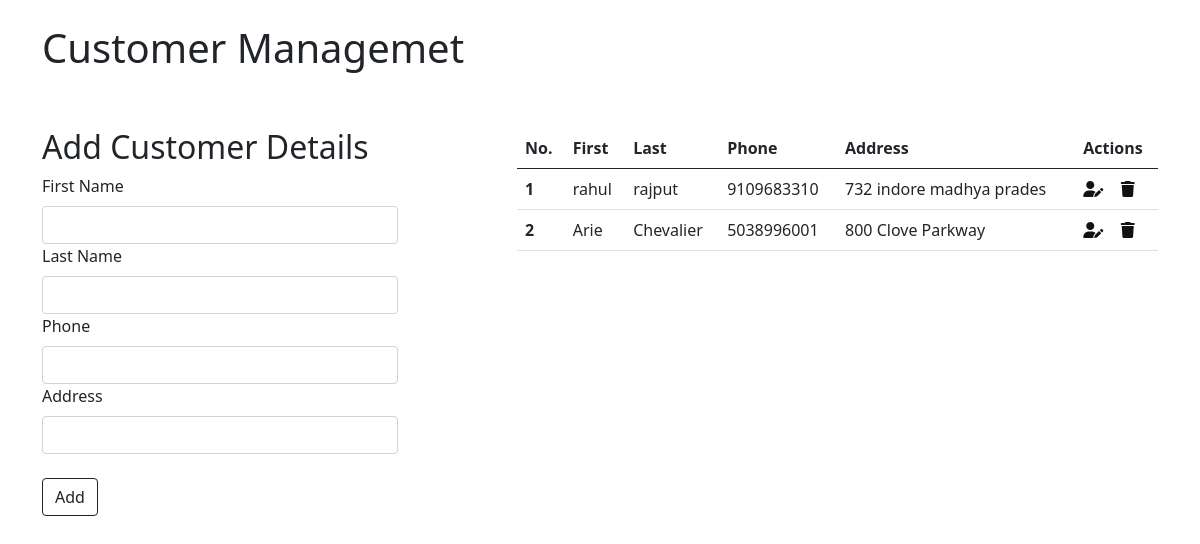
Before: / with the older database file.
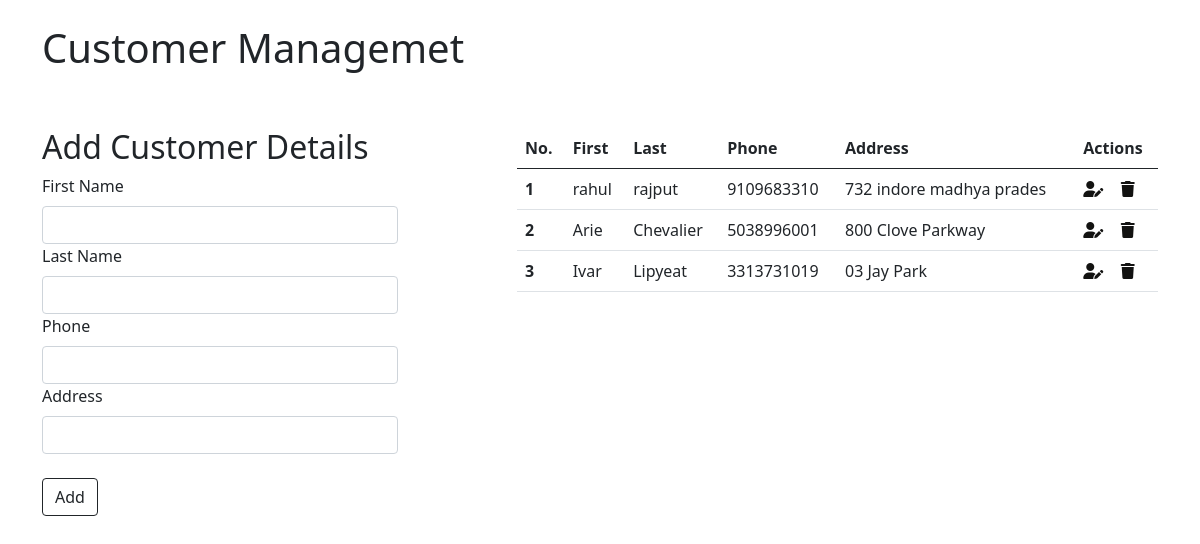
After: the same page with the newer database file.
### app/models.py (models this page shows)
class Customer(models.Model):
    first = models.CharField(max_length=100)
    last = models.CharField(max_length=100)
    phone = models.IntegerField()
    address = models.TextField()

### app/views.py (the view, shortened to what this page needs)
# urls.py: 2. Add a URL to urlpatterns:  path('', views.home, name='home')
def home(request):
    customers_objs = Customer.objects.all()
    return render(request,'home.html',context={'customers_objs':customers_objs})

### templates/home.html (shortened to what this page needs)
{% extends 'index.html' %}
{% block content %}
<div class="row justify-content-between">
    <div class="col-lg-4 mt-5">
        <h2>Add Customer Details</h2>
        <form action="" method="post">
            <label for="InputFirst" class="form-label">First Name</label>
            <input type="text" class="form-control" id="InputFirst" required name="InputFirst">
            <label for="InputLast" class="form-label">Last Name</label>
            <input type="text" class="form-control" id="InputLast" required name="InputLast">
            <label for="InputPhone" class="form-label">Phone</label>
            <input type="number" min="10" class="form-control" id="InputPhone" required name="InputPhone">
            <label for="InputAddress" class="form-label">Address</label>
            <input type="text" class="form-control" id="InputAddress" required name="InputAddress">
            <input type="submit" value="Add" class="btn btn-outline-dark mt-4">
        </form>
    </div>
    <div class="col-lg-7 mt-5 table-responsive">
        <table class="table">
            <thead>
                <tr>
                    <th scope="col">No.</th>
                    <th scope="col">First</th>
                    <th scope="col">Last</th>
                    <th scope="col">Phone</th>
                    <th scope="col">Address</th>
                    <th scope="col">Actions</th>
                </tr>
            </thead>
            <tbody>
                {% for i in customers_objs %}
                <tr>
                    <th scope="row">{{i.id}}</th>
                    <td>{{i.first}}</td>
                    <td>{{i.last}}</td>
                    <td>{{i.phone}}</td>
                    <td>{{i.address}}</td>
                    <td>
                        <a href="{% url 'update' i.id %}" style="color: #121211; margin-right: 20%;"><i class="fa-sharp fa-solid fa-user-pen"></i></a>
                        <a href="{% url 'delete' i.id %}" style="color: #121211;"><i class="fa-sharp fa-solid fa-trash"></i></a>
                    </td>
                </tr>
                {% endfor %}
            </tbody>
        </table>
    </div>
</div>
{% endblock %}

### templates/index.html (shortened to what this page needs)
<!DOCTYPE html>
<html lang="en">
<head>
    <link href="https://cdn.jsdelivr.net/npm/bootstrap@5.0.2/dist/css/bootstrap.min.css" rel="stylesheet">
</head>
<body>
    <div class="container mt-4">
        <h1>Customer Managemet</h1>
        {% block content %}
        {% endblock %}
    </div>
</body>
</html>

Changed rows visible on the page:
added Customer: id "3", first "Ivar", last "Lipyeat", phone "3313731019", address "03 Jay Park"
